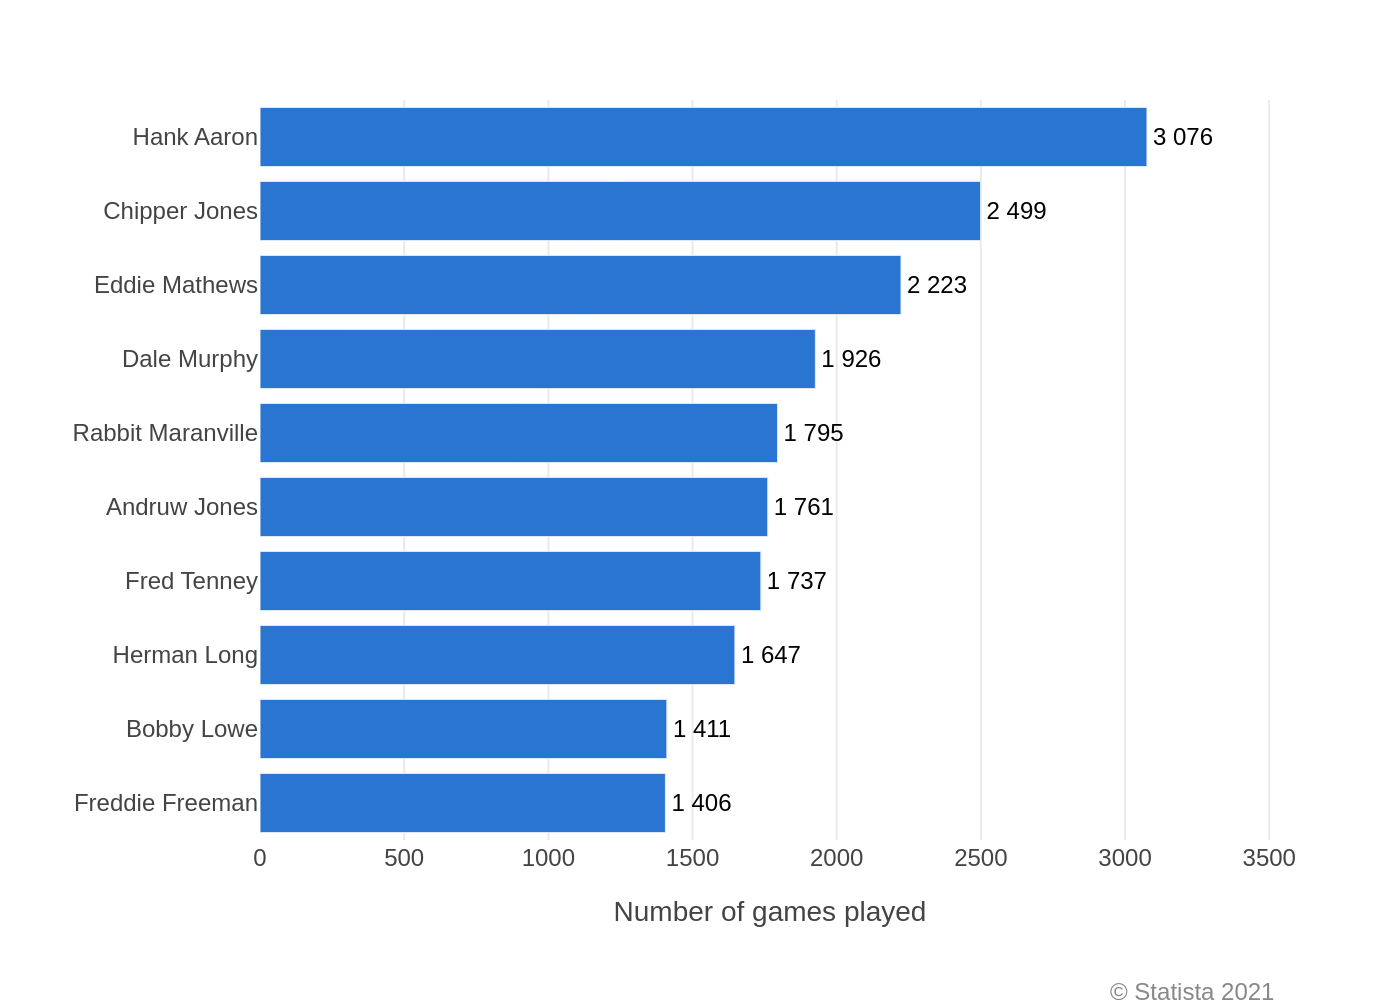

Write the Python code that produced this figure.
import sys
import json
import pathlib
import plotly.graph_objects as go

if len(sys.argv) != 2:
    print(f"Usage: python {pathlib.Path(__file__).name} <json_file_path>", file=sys.stderr)
    sys.exit(1)

json_path = sys.argv[1]

with open(json_path, 'r', encoding='utf-8') as f:
    chart_info = json.load(f)

chart_data = chart_info['chart_data']
texts = chart_info['texts']
colors = chart_info['colors']

categories = [item['category'] for item in chart_data][::-1]
values = [item['value'] for item in chart_data][::-1]
text_labels = [f"{v:,}".replace(",", " ") for v in values]

fig = go.Figure()

fig.add_trace(go.Bar(
    y=categories,
    x=values,
    orientation='h',
    marker=dict(color=colors[0]),
    text=text_labels,
    textposition='outside',
    cliponaxis=False,
    textfont=dict(family="Arial", size=12, color='black')
))

title_components = []
if texts.get('title'):
    title_components.append(f"<b>{texts['title']}</b>")
if texts.get('subtitle'):
    title_components.append(f"<sub>{texts['subtitle']}</sub>")
title_text = "<br>".join(title_components)

source_note_components = []
if texts.get('source'):
    source_note_components.append(texts['source'])
if texts.get('note'):
    source_note_components.append(texts['note'])
source_note_text = "<br>".join(source_note_components)

fig.update_layout(
    title_text=title_text if title_text else None,
    font=dict(family="Arial", size=12, color='#444444'),
    plot_bgcolor='white',
    paper_bgcolor='white',
    showlegend=False,
    xaxis=dict(
        title=texts.get('x_axis_title'),
        showgrid=True,
        gridcolor='#EAEAEA',
        zeroline=False,
        showline=False,
        range=[0, max(values) * 1.15]
    ),
    yaxis=dict(
        title=texts.get('y_axis_title'),
        showgrid=False,
        zeroline=False,
        showline=False,
    ),
    margin=dict(l=130, r=60, b=80, t=50),
    annotations=[
        dict(
            text=source_note_text,
            showarrow=False,
            xref='paper', yref='paper',
            x=1, y=-0.18,
            xanchor='right', yanchor='top',
            align='right',
            font=dict(family="Arial", size=12, color='#888888')
        )
    ]
)

output_filename = f"{pathlib.Path(json_path).stem}.png"
fig.write_image(output_filename, scale=2)
print(f"Chart saved to {output_filename}")
